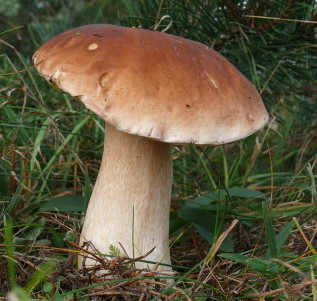
//> input picture resourses/mushroom_cropped.jpg, 317 x 301 px
$ ./5-7-compareH   (built with g++ and OpenCV 4)
//> lines starting //> are read from the running program, lines starting //| are printed output that depends on the picture
#include <opencv2/opencv.hpp>

int main() {
    cv::Mat img1 = cv::imread("resourses/mushroom_cropped.jpg", cv::IMREAD_GRAYSCALE);
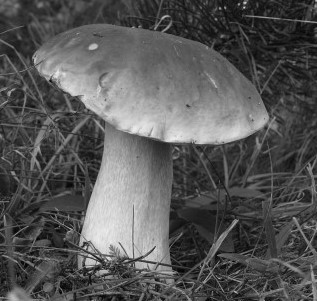
//> img1: 301 rows x 317 cols, CV_8UC1; min 0, max 238, mean 86.6
    cv::Mat img2 = cv::imread("resourses/mushroom.jpg", cv::IMREAD_GRAYSCALE);
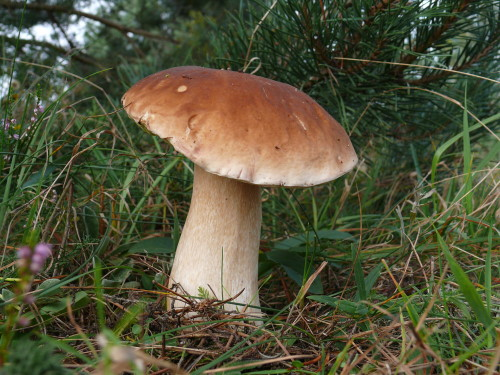
//> input picture resourses/mushroom.jpg, 500 x 375 px
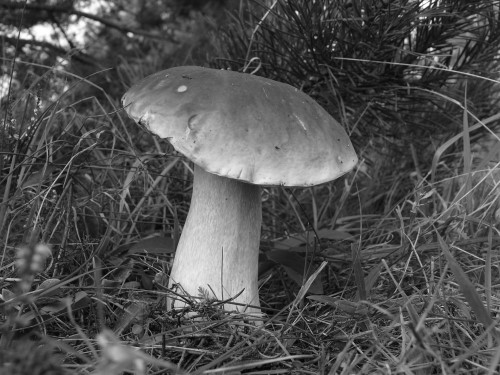
//> img2: 375 rows x 500 cols, CV_8UC1; min 0, max 255, mean 80.8
    cv::imshow("input1", img1);
    cv::imshow("input2", img2);

    float range[] = {0, 256};
    const float* histRange = {range};

    cv::Mat histOut1, histOut2;
    const int histSize = 256;
    const int chNum = 0;

    cv::calcHist(&img1, 1, &chNum, cv::Mat(), histOut1, 1, &histSize, &histRange);
//> histOut1 = 256 values, max 1187 at index 50, min 0 at index 239, mean 372.7
    cv::calcHist(&img2, 1, &chNum, cv::Mat(), histOut2, 1, &histSize, &histRange);
//> histOut2 = 256 values, max 2405 at index 49, min 2 at index 0, mean 732.4
    // histOut.type() is CV_32F

    double correl = cv::compareHist(histOut1, histOut2, 0);
//> correl = 0.989
    double chi_sq = cv::compareHist(histOut1, histOut2, 1);
//> chi_sq = 101608.6
    double intersec = cv::compareHist(histOut1, histOut2, 2);
//> intersec = 95346
    double bhat_dis = cv::compareHist(histOut1, histOut2, 3);
//> bhat_dis = 0.0788

    std::cout << "Correlation : " << correl << "\n";
//| Correlation : 0.989228
    std::cout << "Chi-Square : " << chi_sq << "\n";
//| Chi-Square : 101609
    std::cout << "Intersection : " << intersec << "\n";
//| Intersection : 95346
    std::cout << "Bhattacharyya distance : " << bhat_dis << "\n";
//| Bhattacharyya distance : 0.0788141

    cv::waitKey();
    cv::destroyAllWindows();

    return 0;
}
